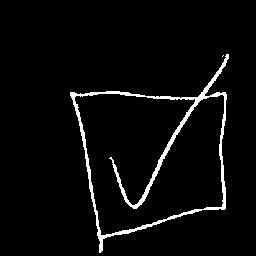
#> input picture img/checkbox/tile005_p.png, 256 x 256 px, found by its file name
$ python orb_test.py
#> lines starting #> are read from the running program, lines starting #| are printed output that depends on the picture; after the words box and inside, x2 and y2 are one past the last pixel; in counts of white or black regions, pixels touching at a corner belong together

from skimage import io
from skimage import transform as tf
from skimage.feature import (match_descriptors, corner_harris,
                             corner_peaks, ORB, plot_matches)
from skimage.color import rgb2gray
import matplotlib.pyplot as plt

img1=io.imread('pushbutton/tile005_p.png')
#> img1: shape (256, 256); 3.8% white; 2 white regions (1 under 20 px), largest, box (x1, y1, x2, y2) and area: (70, 54, 229, 253) 2496

img2 = tf.rotate(img1, 180)
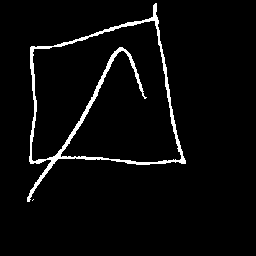
#> img2: shape (256, 256) float64; min 0, max 1, mean 0.0381
tform = tf.AffineTransform(scale=(1.3, 1.1), rotation=0.5,
                           translation=(0, -200))
img3 = tf.warp(img1, tform)
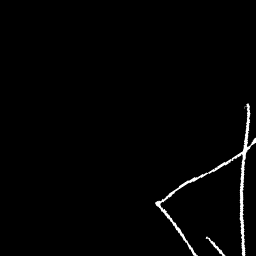
#> img3: shape (256, 256) float64; min 0, max 1, mean 0.0147

descriptor_extractor = ORB(n_keypoints=25)

descriptor_extractor.detect_and_extract(img1)
keypoints1 = descriptor_extractor.keypoints
descriptors1 = descriptor_extractor.descriptors
print(descriptors1)
descriptor_extractor.detect_and_extract(img2)
keypoints2 = descriptor_extractor.keypoints
descriptors2 = descriptor_extractor.descriptors

descriptor_extractor.detect_and_extract(img3)
keypoints3 = descriptor_extractor.keypoints
descriptors3 = descriptor_extractor.descriptors

matches12 = match_descriptors(descriptors1, descriptors2, cross_check=True)
matches13 = match_descriptors(descriptors1, descriptors3, cross_check=True)

fig, ax = plt.subplots(nrows=2, ncols=1)

plt.gray()

plot_matches(ax[0], img1, img2, keypoints1, keypoints2, matches12)
#> (this line was passed over: skimage is not available in this run)
ax[0].axis('off')
ax[0].set_title("Original Image vs. Transformed Image")

plot_matches(ax[1], img1, img3, keypoints1, keypoints3, matches13)
#> (this line was passed over: skimage is not available in this run)
ax[1].axis('off')
ax[1].set_title("Original Image vs. Transformed Image")


plt.show()
